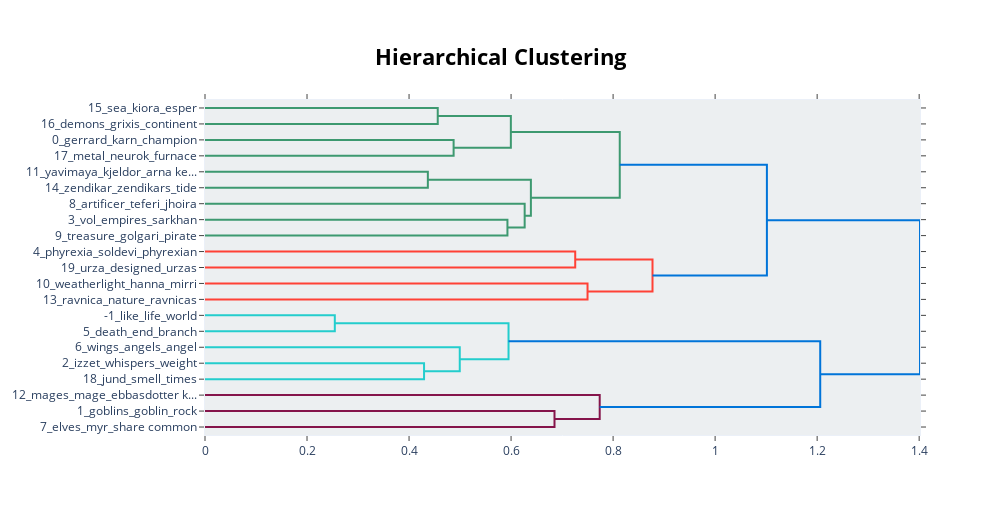

Notebook code for this chart:
### Markdown cell above
We see here 3 main groupings here

### Code cell
# hierarchical clustering
topic_model.visualize_hierarchy()

### Figure 1 — Plotly figure (JSON) as saved in the notebook; plotly's stock layout.template omitted (floating-point values rounded to 4 significant figures)
{"data": [{"hoverinfo": "text", "marker": {"color": "rgb(61,153,112)"}, "mode": "lines", "type": "scatter", "x": [0, 0.4562, 0.4562, 0], "xaxis": "x", "y": [-5, -5, -15, -15], "yaxis": "y"}, {"hoverinfo": "text", "marker": {"color": "rgb(61,153,112)"}, "mode": "lines", "type": "scatter", "x": [0, 0.4874, 0.4874, 0], "xaxis": "x", "y": [-25, -25, -35, -35], "yaxis": "y"}, {"hoverinfo": "text", "marker": {"color": "rgb(61,153,112)"}, "mode": "lines", "type": "scatter", "x": [0.4562, 0.5996, 0.5996, 0.4874], "xaxis": "x", "y": [-10, -10, -30, -30], "yaxis": "y"}, {"hoverinfo": "text", "marker": {"color": "rgb(61,153,112)"}, "mode": "lines", "type": "scatter", "x": [0, 0.4368, 0.4368, 0], "xaxis": "x", "y": [-45, -45, -55, -55], "yaxis": "y"}, {"hoverinfo": "text", "marker": {"color": "rgb(61,153,112)"}, "mode": "lines", "type": "scatter", "x": [0, 0.5929, 0.5929, 0], "xaxis": "x", "y": [-75, -75, -85, -85], "yaxis": "y"}, {"hoverinfo": "text", "marker": {"color": "rgb(61,153,112)"}, "mode": "lines", "type": "scatter", "x": [0, 0.6267, 0.6267, 0.5929], "xaxis": "x", "y": [-65, -65, -80, -80], "yaxis": "y"}, {"hoverinfo": "text", "marker": {"color": "rgb(61,153,112)"}, "mode": "lines", "type": "scatter", "x": [0.4368, 0.6388, 0.6388, 0.6267], "xaxis": "x", "y": [-50, -50, -72.5, -72.5], "yaxis": "y"}, {"hoverinfo": "text", "marker": {"color": "rgb(61,153,112)"}, "mode": "lines", "type": "scatter", "x": [0.5996, 0.813, 0.813, 0.6388], "xaxis": "x", "y": [-20, -20, -61.25, -61.25], "yaxis": "y"}, {"hoverinfo": "text", "marker": {"color": "rgb(255,65,54)"}, "mode": "lines", "type": "scatter", "x": [0, 0.7257, 0.7257, 0], "xaxis": "x", "y": [-95, -95, -105, -105], "yaxis": "y"}, {"hoverinfo": "text", "marker": {"color": "rgb(255,65,54)"}, "mode": "lines", "type": "scatter", "x": [0, 0.7499, 0.7499, 0], "xaxis": "x", "y": [-115, -115, -125, -125], "yaxis": "y"}, {"hoverinfo": "text", "marker": {"color": "rgb(255,65,54)"}, "mode": "lines", "type": "scatter", "x": [0.7257, 0.8773, 0.8773, 0.7499], "xaxis": "x", "y": [-100, -100, -120, -120], "yaxis": "y"}, {"hoverinfo": "text", "marker": {"color": "rgb(0,116,217)"}, "mode": "lines", "type": "scatter", "x": [0.813, 1.101, 1.101, 0.8773], "xaxis": "x", "y": [-40.62, -40.62, -110, -110], "yaxis": "y"}, {"hoverinfo": "text", "marker": {"color": "rgb(35,205,205)"}, "mode": "lines", "type": "scatter", "x": [0, 0.2545, 0.2545, 0], "xaxis": "x", "y": [-135, -135, -145, -145], "yaxis": "y"}, {"hoverinfo": "text", "marker": {"color": "rgb(35,205,205)"}, "mode": "lines", "type": "scatter", "x": [0, 0.4294, 0.4294, 0], "xaxis": "x", "y": [-165, -165, -175, -175], "yaxis": "y"}, {"hoverinfo": "text", "marker": {"color": "rgb(35,205,205)"}, "mode": "lines", "type": "scatter", "x": [0, 0.4994, 0.4994, 0.4294], "xaxis": "x", "y": [-155, -155, -170, -170], "yaxis": "y"}, {"hoverinfo": "text", "marker": {"color": "rgb(35,205,205)"}, "mode": "lines", "type": "scatter", "x": [0.2545, 0.595, 0.595, 0.4994], "xaxis": "x", "y": [-140, -140, -162.5, -162.5], "yaxis": "y"}, {"hoverinfo": "text", "marker": {"color": "rgb(133,20,75)"}, "mode": "lines", "type": "scatter", "x": [0, 0.6851, 0.6851, 0], "xaxis": "x", "y": [-195, -195, -205, -205], "yaxis": "y"}, {"hoverinfo": "text", "marker": {"color": "rgb(133,20,75)"}, "mode": "lines", "type": "scatter", "x": [0, 0.7737, 0.7737, 0.6851], "xaxis": "x", "y": [-185, -185, -200, -200], "yaxis": "y"}, {"hoverinfo": "text", "marker": {"color": "rgb(0,116,217)"}, "mode": "lines", "type": "scatter", "x": [0.595, 1.206, 1.206, 0.7737], "xaxis": "x", "y": [-151.2, -151.2, -192.5, -192.5], "yaxis": "y"}, {"hoverinfo": "text", "marker": {"color": "rgb(0,116,217)"}, "mode": "lines", "type": "scatter", "x": [1.101, 1.402, 1.402, 1.206], "xaxis": "x", "y": [-75.31, -75.31, -171.9, -171.9], "yaxis": "y"}], "layout": {"autosize": false, "height": 515, "hoverlabel": {"bgcolor": "white", "font": {"family": "Rockwell", "size": 16}}, "hovermode": "closest", "plot_bgcolor": "#ECEFF1", "showlegend": false, "title": {"font": {"color": "Black", "size": 22}, "text": "<b>Hierarchical Clustering", "x": 0.5, "xanchor": "center", "yanchor": "top"}, "width": 1000, "xaxis": {"mirror": "allticks", "rangemode": "tozero", "showgrid": false, "showline": true, "showticklabels": true, "ticks": "outside", "type": "linear", "zeroline": false}, "yaxis": {"mirror": "allticks", "range": [-210, 0], "rangemode": "tozero", "showgrid": false, "showline": true, "showticklabels": true, "tickmode": "array", "ticks": "outside", "ticktext": ["15_sea_kiora_esper", "16_demons_grixis_continent", "0_gerrard_karn_champion", "17_metal_neurok_furnace", "11_yavimaya_kjeldor_arna ke...", "14_zendikar_zendikars_tide", "8_artificer_teferi_jhoira", "3_vol_empires_sarkhan", "9_treasure_golgari_pirate", "4_phyrexia_soldevi_phyrexian", "19_urza_designed_urzas", "10_weatherlight_hanna_mirri", "13_ravnica_nature_ravnicas", "-1_like_life_world", "5_death_end_branch", "6_wings_angels_angel", "2_izzet_whispers_weight", "18_jund_smell_times", "12_mages_mage_ebbasdotter k...", "1_goblins_goblin_rock", "7_elves_myr_share common"], "tickvals": [-5, -15, -25, -35, -45, -55, -65, -75, -85, -95, -105, -115, -125, -135, -145, -155, -165, -175, -185, -195, -205], "type": "linear", "zeroline": false}}}
